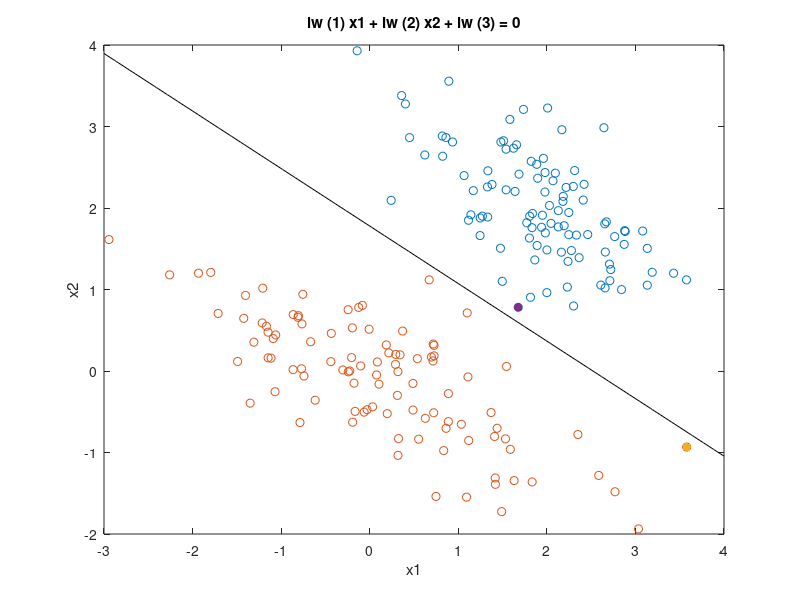

MATLAB code for this plot:
% 2.1
load('d1b.mat');
% Compute weights for linear kernel.
H = eye(3);
f = zeros(size(H,2),1);
b = -abs(Y);
A = -[diag(Y)*X Y];
lw = quadprog(H, f, A, b);
line = @(x1,x2) lw(1)*x1 + lw(2)*x2 + lw(3);
margin = 1/sqrt(lw(1)^2 + lw(2)^2);

% Plot line for computed linear kernel.
figure(1);
e = ezplot(line, [-3 4 -2 4]);
set(e,'Color', 'black');
hold on

%  Variables for the loop, mainly matrices for splitting the data points.
xBelow = [];
yBelow = [];
xSVBelow = [];
xAbove = [];
yAbove = [];
xSVAbove = [];
minBelow = 1000;
minAbove = 1000;

% Check the data point to determine how good the linear kernel fits.
for i=1:size(Y,1)
    lineVal = line(X(i,1), X(i,2));
    xDist = abs(lw(1)*X(i,1) + lw(2)*X(i,2) + lw(3))/sqrt(lw(1)^2+lw(2)^2);
    xDist;
    if lineVal < 0
        xBelow = [xBelow; X(i,:)];
        yBelow = [yBelow; Y(i)];
        if xDist < minBelow%margin
           minBelow = xDist;
           xSVBelow = X(i,:);
        end
    else
        xAbove = [xAbove; X(i,:)];
        yAbove = [yAbove; Y(i)];
        if xDist < minAbove%margin
            minAbove = xDist;
            xSVAbove = X(i,:);
        end
    end
end

% Plot computed linear kernel with data points.
hold on
scatter(xBelow(:,1), xBelow(:,2), [], 'red');
hold on
scatter(xAbove(:,1), xAbove(:,2), [], 'blue');
hold on
scatter(xSVAbove(1,1), xSVAbove(1,2), 'blue', 'filled');
hold on
scatter(xSVBelow(1,1), xSVBelow(1,2), 'red', 'filled');
hold off